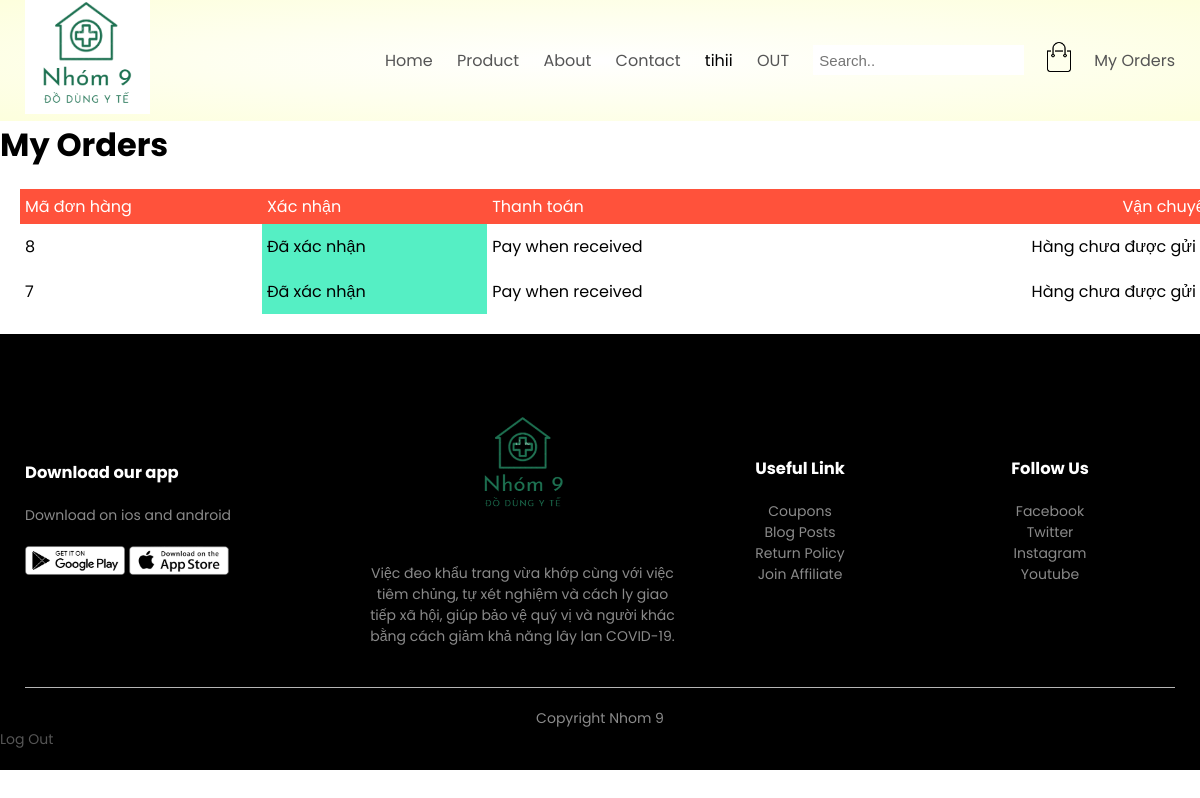
Before: /my-orders (signed in) with the older database file.
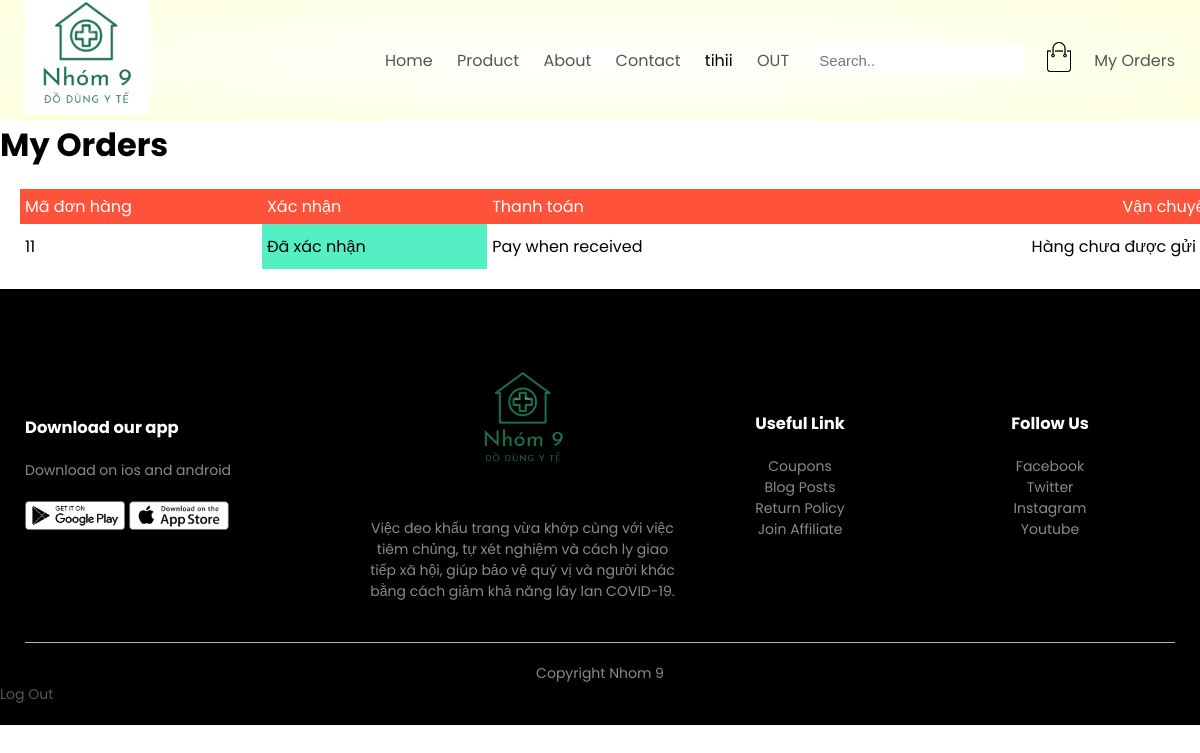
After: the same page with the newer database file.
### base/models.py (models this page shows)
class Order(models.Model):
    PAYMENT_METHOD_CHOICES = [
        ('onl', 'Online'),
        ('off','Pay when received'),
    ]
    user = models.ForeignKey(User,on_delete=models.SET_NULL,null=True)
    paymentMethod = models.CharField(max_length=200,null = True,blank=True)
    shippingPrice = models.DecimalField(max_digits=7,decimal_places=2,null=True,blank=True,default=30000)
    totalPrice = models.DecimalField(max_digits=20,decimal_places=2,null=True,blank=True)
    isPaid = models.BooleanField(default=False)
    paidAt = models.DateTimeField(auto_now_add=False,null=True,blank=True)
    isDelivered = models.BooleanField(default=False)
    deliveredAt = models.DateTimeField(auto_now_add=False,null=True,blank=True)
    isConfirmed = models.BooleanField(default=False)
    confirmedAt = models.DateTimeField(auto_now=True,null=True,blank=True)
    createAt = models.DateTimeField(auto_now_add=True)
    id = models.AutoField(primary_key=True,editable=False)
    def __str__(self) -> str:
        return str(self.id)

### base/views.py (the view)
# urls.py: path('my-orders',views.myOrdersPage,name='my-orders'),
@login_required(login_url='/login')
def myOrdersPage(request):
    user = request.user
    orders = user.order_set.all().order_by('-createAt')
    context = {
        'orders': orders
    }
    return render(
        request,
        'base/my-orders.html',
        context
    )

### base/templates/base/my-orders.html
{% extends 'main.html' %}
{% load static %}
{% block content %}
  <h1>My Orders</h1>
  {% if orders.count == 0 %}
  <h2>bạn hiện chưa có đơn hàng nào hết ! ! !</h2>
  {% else %}
  <table class="table-order">
      <tr>
        <th>Mã đơn hàng</th>
        <th>Xác nhận</th>
        <th>Thanh toán</th>
        <th>Vận chuyển</th>
      </tr>
      {% for order in orders %}
        <tr>
          <td>{{order}}</td>
          <td id='order-{{order.id}}'
            style={% if order.isConfirmed %}
              'background: #55efc4'
            {% else %}
              'background: #ff7675'
            {% endif %}
          >
            {% if order.isConfirmed %}
              Đã xác nhận
            {% else %}
              Chưa xác nhận
            {% endif %}
          </td>
          <td>
            {% if order.paymentMethod == None %}
              Chưa đặt hàng
            {% else %}
            {{order.paymentMethod}}</td>
            {% endif %}
          <td>
            {% if order.isDelivered %}
              {{order.deliveredAt|timesince}}</td>
            {% else %}
              Hàng chưa được gửi đi
            {% endif %}
        </tr>
      {% endfor %}
  </table>
  {% endif %}
{% endblock content %}

### templates/main.html (shortened to what this page needs)
<!DOCTYPE html>
{% load static %}
<html lang="en">
    <head>
        <link rel="stylesheet" href="{% static 'css/style.css' %}">
        <link rel="stylesheet" href="https://cdn.jsdelivr.net/npm/@fortawesome/fontawesome-free@5.15.4/css/fontawesome.min.css">
    </head>
<body>
    {% include 'header.html' %}
    {% block content %}{% endblock content %}
    {% include 'footer.html' %}
</body>
</html>

### templates/header.html
{% load static %}
    <div class="header">
        <div class="container">
            <div class="navbar">
                <div class="logo">
                    <a href="{% url 'home' %}"> <img src="{% static 'images/core-img/' %}logo.png" width="125px"></a>
                </div>
                <nav>
                    <ul>
                        <li><a href="{% url 'home' %}">Home </a></li>
                        <li><a href="{% url 'products-page'%}">Product </a></li>
                        <li><a href="">About </a></li>
                        <li><a href="">Contact </a></li>
                        {% if request.user.is_authenticated %}
                            <li>{{request.user}}</li>
                            <li>
                                <a href="{% url 'logout' %}">OUT</a>
                            </li>
                        {% else %}
                            <li><a href="{% url 'login' %}?next={{request.path}}"
                            >Account </a></li>
                        {% endif %}
                        <li><form action="{%url 'search'%}" method="get">
                        <input type="text" name="q" placeholder="Search..">
                        </form></li>
                    </ul>
                </nav>
                <a href="{% url 'cart' %}">
                    <img src="{% static 'images/bg-img/' %}cart.png" width="30px" height="30px">
                </a>
                <a href="{% url 'my-orders' %}"
                    style='margin-left:20px'
                >My Orders</a>
            </div>
        </div>
    </div>

### templates/footer.html
{% load static %}
<div class="footer">
    <div class="container">
        <div class="footer-row">
            <div class="footer-col-1">
                <h3>Download our app</h3>
                <p>Download on ios and android</p>
                <div class="app-logo">
                    <img src="{% static 'images/bg-img/' %}play-store.png">
                    <img src="{% static 'images/bg-img/' %}app-store.png">
                </div>
            </div>
            <div class="footer-col-2">
                <img src="{% static 'images/bg-img/' %}logo-den.png">
                <p>Việc đeo khẩu trang vừa khớp cùng với việc tiêm chủng, tự xét nghiệm và cách ly giao tiếp xã hội, giúp bảo vệ quý vị và người khác bằng cách giảm khả năng lây lan COVID-19.</p>
            </div>
            <div class="footer-col-3">
                <h3>Useful Link</h3>
                <ul>
                    <li>Coupons</li>
                    <li>Blog Posts</li>
                    <li>Return Policy</li>
                    <li>Join Affiliate</li>
                </ul>
            </div>
            <div class="footer-col-4">
                <h3>Follow Us</h3>
                <ul>
                    <li>Facebook</li>
                    <li>Twitter</li>
                    <li>Instagram</li>
                    <li>Youtube</li>
                </ul>
            </div>
        </div>
        <hr>
        <p class="copyright">Copyright Nhom 9</p>
    </div>
    <a href="{% url 'logout' %}">Log Out</a>
</div>

### static/css/style.css (style rules this page uses)
* { margin: 0; padding: 0; box-sizing: border-box; }
body { font-family: 'Poppins', sans-serif; }
.navbar { display: flex; align-items: center; }
nav { flex: 1; text-align: right; }
nav ul { display: inline-block; list-style-type: none; }
nav ul li { display: inline-block; margin-right: 20px; }
a { text-decoration: none; color: #555; }
p { color: #555 }
.container { max-width: 1300px; margin:auto; padding-left: 25px; padding-right: 25px; }
.header { background: radial-gradient(#fff, rgb(253, 255, 221)); }
.footer { background: #000; color: #8a8a8a; font-size: 14px; padding: 60px 0 20px 0; }
.footer p { color: #8a8a8a; }
.footer h3 { color: #fff; margin-bottom: 20px; }
.footer-col-1, .footer-col-2, .footer-col-3, .footer-col-4 { min-width: 250px; margin-bottom: 20px; }
.footer-col-1 { flex-basis: 30%; }
.footer-col-2 { flex: 1; text-align: center; }
.footer-col-2 img { width: 180px; margin-bottom: 20px; }
.footer-col-3, .footer-col-4 { flex-basis: 12%; text-align: center; }
ul { list-style-type: none; }
.app-logo { margin-top: 20px; }
.app-logo img { width: 100px; }
.footer-row { display: flex; align-items: center; justify-content: space-around; }
.footer hr { border: none; background: #b5b5b5; height: 1px; margin: 20px 0; }
.copyright { text-align: center; }
table { width: 100%; border-collapse: collapse; margin:20px }
th { text-align: left; padding: 5px; color: #fff; background: #ff523b; font-weight: normal; }
td { padding: 10px 5px; }
td:last-child { text-align: right; }
th:last-child { text-align: right; }
.navbar input[type=text] { padding: 6px; border: none; font-size: 15px; }
form input { width: 100%; height: 30px; margin: 10px 0; padding: 0 10px; border: 1px solid #ccc; }

Changed rows visible on the page:
removed Order: id "8", isConfirmed "Đã xác nhận", paymentMethod "Pay when received", isDelivered "Hàng chưa được gửi…"
removed Order: id "7", isConfirmed "Đã xác nhận", paymentMethod "Pay when received", isDelivered "Hàng chưa được gửi…"
added Order: id "11", isConfirmed "Đã xác nhận", paymentMethod "Pay when received", isDelivered "Hàng chưa được gửi…"
